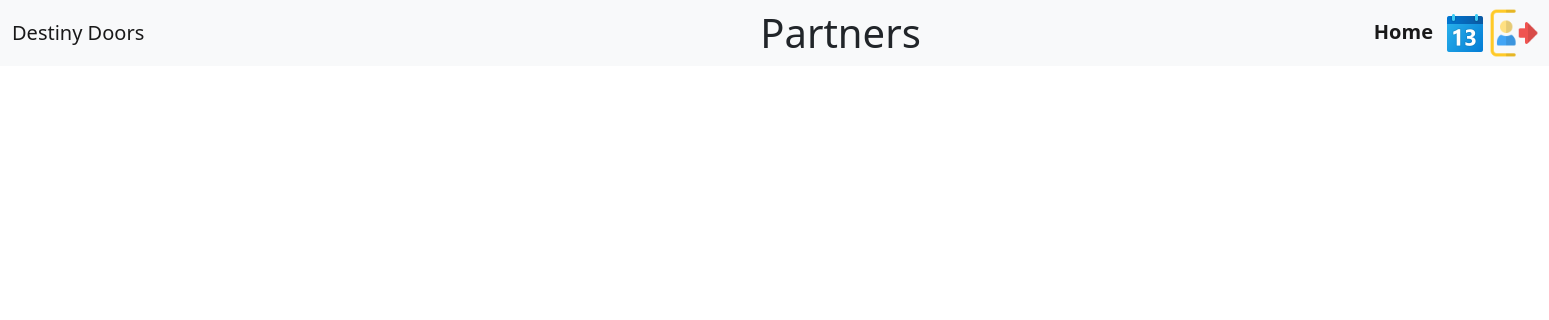
Page /partners/ on the earlier database version.
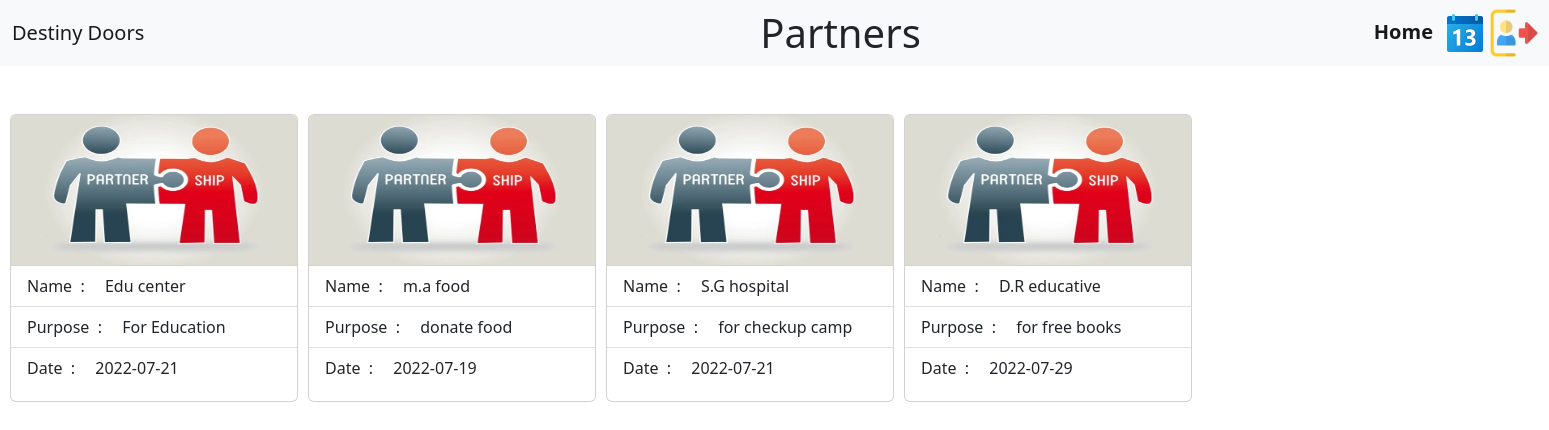
Same page on the later database version.
### home/models.py (models this page shows, shortened)
class booking_table(models.Model):
    id = models.AutoField
    Name = models.CharField(max_length=80)
    Email = models.EmailField(max_length=80)
    Purpose = models.CharField(max_length=80)
    Date = models.CharField(max_length=90)

### home/views.py (the view)
# urls.py: path('partners/', views.partners),
def partners(request):
    Partner_list =booking_table.objects.all()
    params = {'Partner_list':Partner_list}
    return render(request, 'partners.html', params)

### template/partners.html (shortened to what this page needs)
<!doctype html>
<html lang="en">
<head>
    <link href="https://cdn.jsdelivr.net/npm/bootstrap@5.2.0-beta1/dist/css/bootstrap.min.css" rel="stylesheet">
</head>
<body>
    <nav class="navbar navbar-expand-lg bg-light">
        <div class="container-fluid">
            <a class="navbar-brand" href="#">Destiny Doors</a>
            <div class="collapse navbar-collapse" id="navbarSupportedContent">
                <ul class="navbar-nav me-auto mb-2 mb-lg-0">
                    <h1 id="head"> Partners</h1>
                    <li class="nav-item">
                        <a class="nav-link active" aria-current="page" href="/">Home</a>
                    </li>
                    <li>
                        <a href="/booking"><img src="/static/icons8-calendar-13-48.png" alt=""></a>
                    </li>
                </ul>
                <form class="d-flex" role="search">
                    <a href="/logout"><img id="logout" src="/static/check-out.png" alt=""></a>
                </form>
            </div>
        </div>
    </nav>
    <br><br>
    <section>
        {% for partners in Partner_list %}
        <div class="card" style="width: 18rem; height: 18rem;">
            <img src="/static/partnership_blog.webp" class="card-img-top" alt="...">
            <ul class="list-group list-group-flush">
                <li class="list-group-item"><span>Name&nbsp; : </span>&emsp;{{partners.Name}}</li>
                <li class="list-group-item"><span>Purpose&nbsp; : </span>&emsp;{{partners.Purpose}}</li>
                <li class="list-group-item"><span>Date&nbsp; : </span>&emsp;{{partners.Date}}</li>
            </ul>
        </div><br> {% endfor %}</section>
</body>
</html>

### template/partners.html (style rules this page uses)
#head { text-align: center; margin: 0 0 0 600px; font-weight: 100; }
#logout { height: 50px; width: 50px; }
section { display: flex; }
.card img { height: 150px; }
.card { margin: 0 0 0 10px; }
.nav-item { margin: 0 0 0 445px; }
.active { font-size: 20px; font-weight: bolder; }

Differences in the rows shown:
added booking_table: Name "Edu center", Purpose "For Education", Date "2022-07-21"
added booking_table: Name "m.a food", Purpose "donate food", Date "2022-07-19"
added booking_table: Name "S.G hospital", Purpose "for checkup camp", Date "2022-07-21"
added booking_table: Name "D.R educative", Purpose "for free books", Date "2022-07-29"
